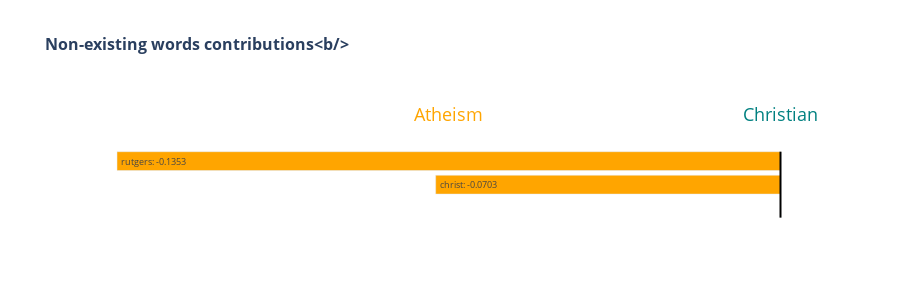
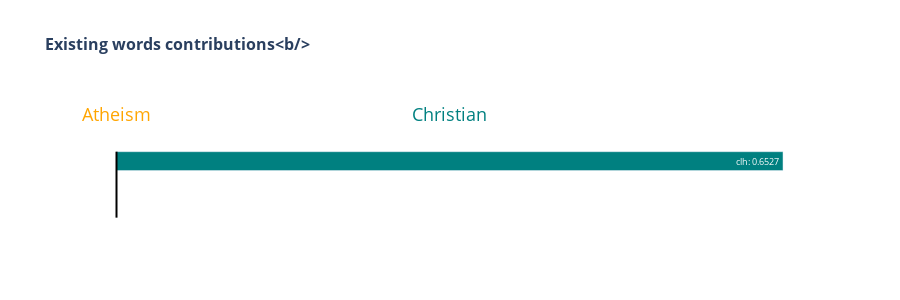
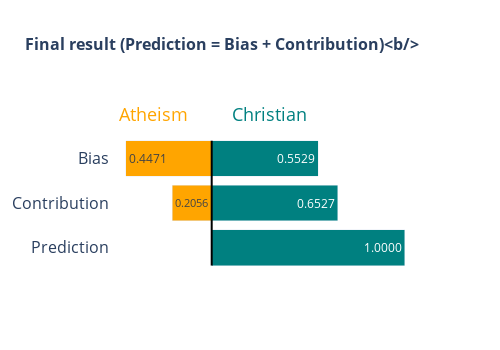

Notebook code cell kept with these figures, in order:
### Code cell
from importlib import reload
from dtextract.interpreter.visualize import text_visualizer as tv
reload(tv)
tv.init_notebook_visualization()

ind = 532
tv.visualize_normal(columnNames, biases[ind], predictions[ind], exps[ind], classNames)

### Figure 1 — Plotly figure (JSON) as saved in the notebook; plotly's stock layout.template omitted (floating-point values rounded to 4 significant figures)
{"data": [{"base": 0, "marker": {"color": ["teal", "orange", "orange"]}, "name": "Contributions", "orientation": "h", "text": [": 0.0000", "christ: -0.0703", "rutgers: -0.1353"], "textposition": "auto", "type": "bar", "x": [0, -0.07031, -0.1353], "y": ["", "christ", "rutgers"]}], "layout": {"annotations": [{"font": {"color": "teal", "size": 18}, "showarrow": false, "text": "Christian", "x": 0, "y": 4}, {"font": {"color": "orange", "size": 18}, "showarrow": false, "text": "Atheism", "x": -0.06764, "y": 4}], "autosize": false, "height": 300, "plot_bgcolor": "rgba(0,0,0,0)", "shapes": [{"line": {"color": "Black", "width": 2}, "type": "line", "x0": 0, "x1": 0, "y0": -0.4, "y1": 2.4}], "title": {"font": {"size": 16}, "text": "<b>Non-existing words contributions<b/>"}, "xaxis": {"showticklabels": false}, "yaxis": {"showticklabels": false}}}

### Figure 2 — Plotly figure (JSON) as saved in the notebook; plotly's stock layout.template omitted (floating-point values rounded to 4 significant figures)
{"data": [{"base": 0, "marker": {"color": ["teal", "teal", "teal"]}, "name": "Contributions", "orientation": "h", "text": [": 0.0000", " : 0.0000", "clh: 0.6527"], "textposition": "auto", "type": "bar", "x": [0, 0, 0.6527], "y": ["", " ", "clh"]}], "layout": {"annotations": [{"font": {"color": "teal", "size": 18}, "showarrow": false, "text": "Christian", "x": 0.3263, "y": 4}, {"font": {"color": "orange", "size": 18}, "showarrow": false, "text": "Atheism", "x": 0, "y": 4}], "autosize": false, "height": 300, "plot_bgcolor": "rgba(0,0,0,0)", "shapes": [{"line": {"color": "Black", "width": 2}, "type": "line", "x0": 0, "x1": 0, "y0": -0.4, "y1": 2.4}], "title": {"font": {"size": 16}, "text": "<b>Existing words contributions<b/>"}, "xaxis": {"showticklabels": false}, "yaxis": {"showticklabels": false}}}

### Figure 3 — Plotly figure (JSON) as saved in the notebook; plotly's stock layout.template omitted (floating-point values rounded to 4 significant figures)
{"data": [{"base": 0, "marker": {"color": "teal"}, "orientation": "h", "text": ["1.0000", "0.6527", "0.5529"], "textposition": "auto", "type": "bar", "x": [1, 0.6527, 0.5529], "y": ["Prediction", "Contribution", "Bias"]}, {"base": 0, "marker": {"color": "orange"}, "orientation": "h", "text": ["0.0000", "0.2056", "0.4471"], "textposition": "auto", "type": "bar", "x": [0, -0.2056, -0.4471], "y": ["Prediction", "Contribution", "Bias"]}], "layout": {"annotations": [{"font": {"color": "teal", "size": 18}, "showarrow": false, "text": "Christian", "x": 0.3, "y": 3}, {"font": {"color": "orange", "size": 18}, "showarrow": false, "text": "Atheism", "x": -0.3, "y": 3}], "autosize": false, "barmode": "stack", "height": 350, "plot_bgcolor": "rgba(0,0,0,0)", "shapes": [{"line": {"color": "Black", "width": 2}, "type": "line", "x0": 0, "x1": 0, "y0": -0.4, "y1": 2.4}], "showlegend": false, "title": {"font": {"size": 16}, "text": "<b>Final result (Prediction = Bias + Contribution)<b/>"}, "width": 500, "xaxis": {"showticklabels": false}, "yaxis": {"tickfont": {"size": 16}}}}
